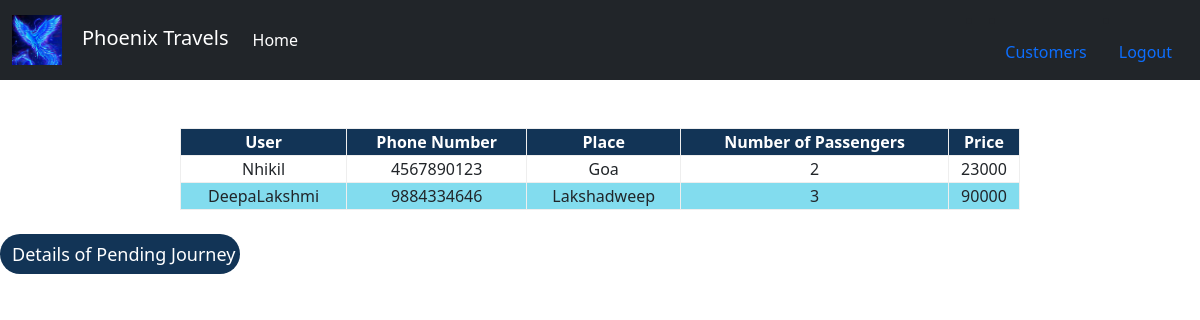
The app's page /trans.html, older data.
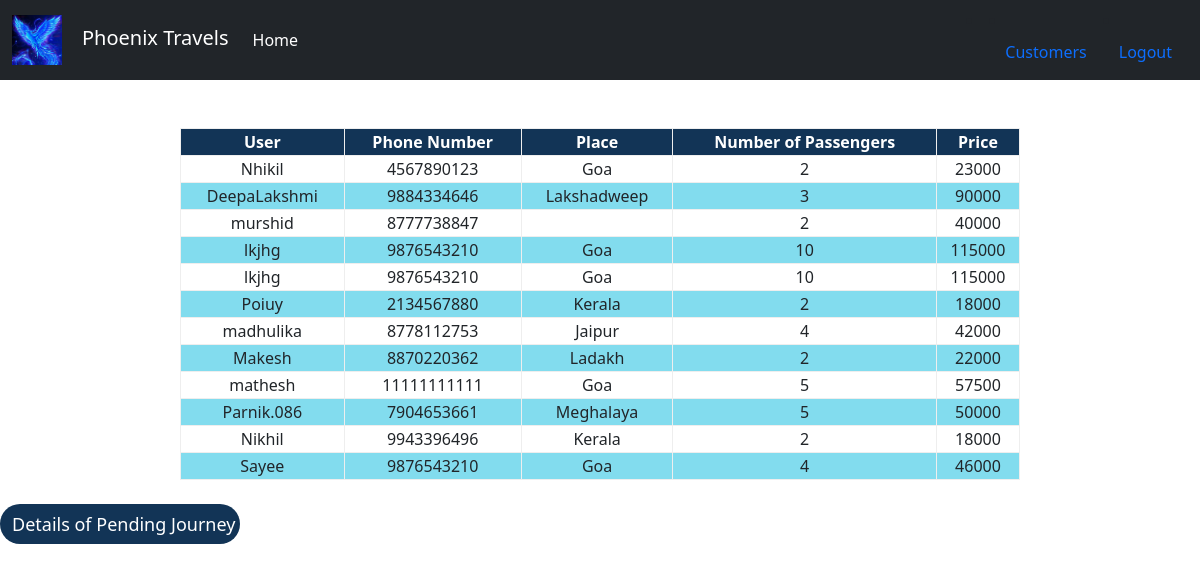
The same page, newer data.
### authentication/models.py (models this page shows, shortened)
class Transaction(models.Model):
    username=models.CharField(max_length=100)
    phone=models.BigIntegerField()
    place=models.CharField(max_length=100)
    number_pass=models.IntegerField()
    price=models.IntegerField()
    completed=models.BooleanField(default=False)

### authentication/views.py (the view)
# urls.py: path('trans.html', views.trans, name="trans"),
def trans(request):
    tinfo= Transaction.objects.all()
    data= {
    "tr": tinfo
}
    return render(request, "authentication/trans.html",data)

### templates/authentication/trans.html (shortened to what this page needs)
<!DOCTYPE html>
<html>
    <head>
        <link href="https://cdn.jsdelivr.net/npm/bootstrap@5.0.2/dist/css/bootstrap.min.css" rel="stylesheet">
</head>
<body>
    <nav class="navbar navbar-expand-lg navbar-dark bg-dark">
        <div class="container-fluid">
          <a class="navbar-brand" href="#"><img width=50px, height=50px>&emsp;Phoenix Travels</a>
          <div class="collapse navbar-collapse" id="navbarSupportedContent">
            <ul class="navbar-nav me-auto mb-2 mb-lg-0">
              <li class="nav-item">
                <a class="nav-link active" aria-current="page" href="index.html">Home</a>
              </li>
            </ul>
            <div class="d-flex justify-content-between">
              <li class="nav-item">
                <li class="name">
                  <a class="nav-link active" aria-current="page" href="custom.html">Customers</a>
                  </li>
                  <li class="out">
                  <a class="nav-link active" aria-current="page" href="signout">Logout</a>
                  </li>
              </li>
            </div>
          </div>
        </div>
      </nav><br><br>
      <table>
        <tr>
            <th>User</th>
            <th>Phone Number</th>
            <th>Place</th>
            <th>Number of Passengers</th>
            <th>Price</th>
        </tr>
        {% for item in tr %}
        <tr>
            <td>{{ item.username }}</td>
            <td>{{ item.phone }}</td>
            <td>{{ item.place }}</td>
            <td>{{ item.number_pass }}</td>
            <td>{{ item.price }}</td>
        </tr>
        {% endfor %}
      </table>
      <br>
        <a href="notcomplete.html">
      <input type="button" class="btn" name="np" id="np" value="Details of Pending Journey">
        </a>
    </body>
</html>

Row changes from the older to the newer data that the page shows:
added Transaction: username "murshid", phone "8777738847", number_pass "2", price "40000"
added Transaction: username "lkjhg", phone "9876543210", place "Goa", number_pass "10", price "115000"
added Transaction: username "lkjhg", phone "9876543210", place "Goa", number_pass "10", price "115000"
added Transaction: username "Poiuy", phone "2134567880", place "Kerala", number_pass "2", price "18000"
added Transaction: username "madhulika", phone "8778112753", place "Jaipur", number_pass "4", price "42000"
added Transaction: username "Makesh", phone "8870220362", place "Ladakh", number_pass "2", price "22000"
added Transaction: username "mathesh", phone "11111111111", place "Goa", number_pass "5", price "57500"
added Transaction: username "Parnik.086", phone "7904653661", place "Meghalaya", number_pass "5", price "50000"
added Transaction: username "Nikhil", phone "9943396496", place "Kerala", number_pass "2", price "18000"
added Transaction: username "Sayee", phone "9876543210", place "Goa", number_pass "4", price "46000"
